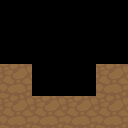

Tiled map render using the project's own tile images. Description and the whole map definition, tile-layer contents included, below:
An orthogonal 4x4 tile map with 32x32 px tiles, 1 tile layer (bg1) and 1 object (Player).

<map version="1.0" orientation="orthogonal" width="4" height="4" tilewidth="32" tileheight="32">
 <tileset firstgid="1" name="dirt2" tilewidth="32" tileheight="32">
  <image source="tilesets/dirt2.png" width="96" height="192" />
  <tile id="17">
   <properties>
    <property name="name" value="dirt" />
    <property name="obstacle" value="1" />
   </properties>
  </tile>
 </tileset>
 <layer name="bg1" width="4" height="4">
  <data encoding="csv">
0,0,0,0,
0,0,0,0,
18,0,0,18,
18,18,18,18
</data>
 </layer>
 <objectgroup name="sprites" width="4" height="4">
  <properties>
   <property name="focus" value="player" />
  </properties>
  <object name="player" type="Player" x="32" y="0" width="32" height="64">
   <properties>
    <property name="height" value="63" />
    <property name="width" value="31" />
   </properties>
  </object>
 </objectgroup>
</map>
